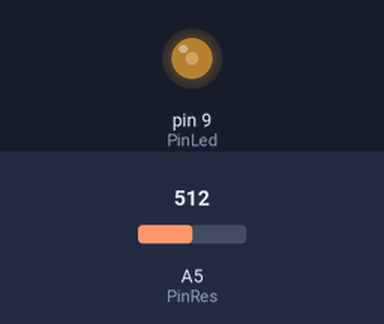
A sketch run on a simulated Arduino Uno, built with avr-gcc and run on an emulated ATmega328P. Shown: output pins drawn as LEDs (lit = HIGH). Inputs (shaded band) come from the test bench; at power-on: A5 (PinRes) = 512.

Above: at 1.2 s.
1.3 s: A5 (PinRes) set to 716
At 2.5 s:
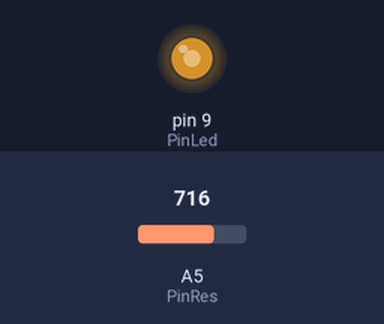
2.8 s: A5 (PinRes) set to 900
At 3.7 s:
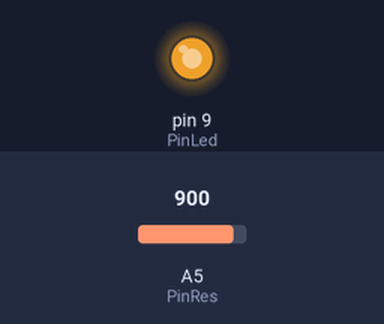
4.3 s: A5 (PinRes) set to 306
At 4.9 s:
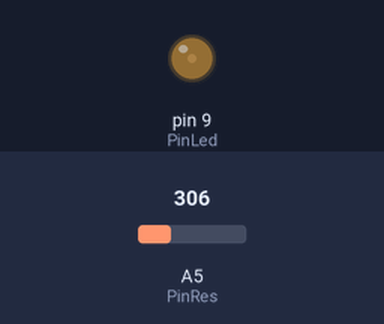
5.8 s: A5 (PinRes) set to 511
At 7.2 s:
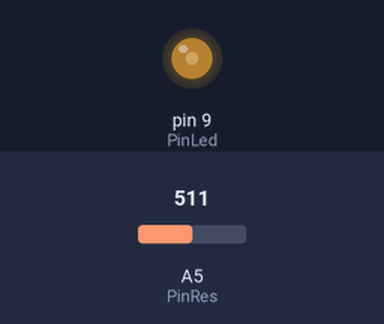
Timing chart, 0 to 8.3 s (numbered marks = the images above; inputs shaded):
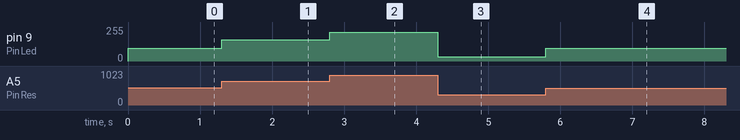

The sketch:

Lesson_3.ino
```cpp
const int PinRes = A5;                   //  Константа с № входа  к которому подключён фоторезистор
const int PinLed = 9;                    //  Константа с № вывода к которому подключён светодиод
      int ValRes = 0;                    //  Переменная для хранения прочитанного напряжения    (0...1023)
      int ValPWM = 0;                    //  Переменная для хранения рассчитанного значения ШИМ (0... 255)

void setup(){                            //  Код внутри функции setup выполняется однократно при старте
    pinMode(PinLed, OUTPUT);             //  Конфигурируем вывод, с ШИМ, PinLed как выход
}                                        //  Аналоговые входы можно не конфигурировать!

void loop(){                             //  Код внутри функции loop выполняется постоянно
    ValRes = analogRead(PinRes);         //  Считываем напряжение с аналогового входа PinRes
    ValPWM = map(ValRes, 200,1024, 0,255); //  Преобразуем ValRes (от 0 до 1023) к ValPWM (от 0 до 255)
    analogWrite(PinLed, ValPWM);         //  Устанавливаем ШИМ с коэффициентом ValPWM на выходе PinLed
}
```

Measured:
- after the input at 1.3 s, pin 9 (PinLed): 96/255 → 159/255 at once
- after the input at 2.8 s, pin 9 (PinLed): 159/255 → 216/255 at once
- after the input at 4.3 s, pin 9 (PinLed): 216/255 → 32/255 at once
- after the input at 5.8 s, pin 9 (PinLed): 32/255 → 96/255 at once
